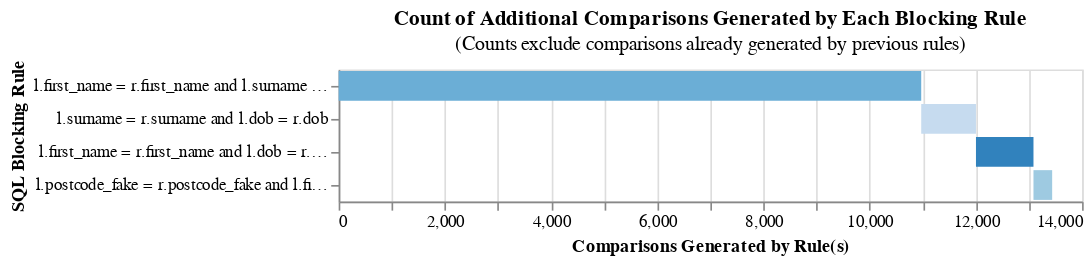

Notebook source saved alongside this figure:
### Code cell
linker.cumulative_num_comparisons_from_blocking_rules_chart()

### Figure 1 — Vega-Lite specification as saved in the notebook (floating-point values rounded to 4 significant figures)
{"config": {"view": {"continuousWidth": 300, "continuousHeight": 300}}, "data": {"name": "data-b5b299d9b4b0549022bc8714c7f92866"}, "mark": "bar", "encoding": {"color": {"field": "rule", "legend": null, "scale": {"scheme": "category20c"}}, "order": {"field": "cumulative_rows"}, "tooltip": [{"field": "rule", "title": "SQL Condition", "type": "nominal"}, {"field": "row_count", "format": ",", "title": "Comparisons Generated", "type": "quantitative"}, {"field": "cumulative_rows", "format": ",", "title": "Cumulative Comparisons", "type": "quantitative"}, {"field": "cartesian", "format": ",", "title": "Cartesian Product of Input Data", "type": "quantitative"}, {"field": "reduction_ratio", "title": "Reduction Ratio (cumulative rows/cartesian product)", "type": "nominal"}], "x": {"field": "start", "title": "Comparisons Generated by Rule(s)", "type": "quantitative"}, "x2": {"field": "cumulative_rows"}, "y": {"field": "rule", "sort": ["-x2"], "title": "SQL Blocking Rule"}}, "height": {"step": 20}, "title": {"text": "Count of Additional Comparisons Generated by Each Blocking Rule", "subtitle": "(Counts exclude comparisons already generated by previous rules)"}, "width": 450, "$schema": "https://vega.github.io/schema/vega-lite/v5.9.3.json", "datasets": {"data-b5b299d9b4b0549022bc8714c7f92866": [{"row_count": 10971, "rule": "l.first_name = r.first_name and l.surname = r.surname", "cumulative_rows": 10971, "cartesian": 49995000, "reduction_ratio": "The rolling reduction ratio with your given blocking rule(s) is 0.999781. This represents the reduction in the total number of comparisons due to your rule(s).", "start": 0}, {"row_count": 1031, "rule": "l.surname = r.surname and l.dob = r.dob", "cumulative_rows": 12002, "cartesian": 49995000, "reduction_ratio": "The rolling reduction ratio with your given blocking rule(s) is 0.99976. This represents the reduction in the total number of comparisons due to your rule(s).", "start": 10971}, {"row_count": 1083, "rule": "l.first_name = r.first_name and l.dob = r.dob", "cumulative_rows": 13085, "cartesian": 49995000, "reduction_ratio": "The rolling reduction ratio with your given blocking rule(s) is 0.999738. This represents the reduction in the total number of comparisons due to your rule(s).", "start": 12002}, {"row_count": 352, "rule": "l.postcode_fake = r.postcode_fake and l.first_name = r.first_name", "cumulative_rows": 13437, "cartesian": 49995000, "reduction_ratio": "The rolling reduction ratio with your given blocking rule(s) is 0.999731. This represents the reduction in the total number of comparisons due to your rule(s).", "start": 13085}]}}
